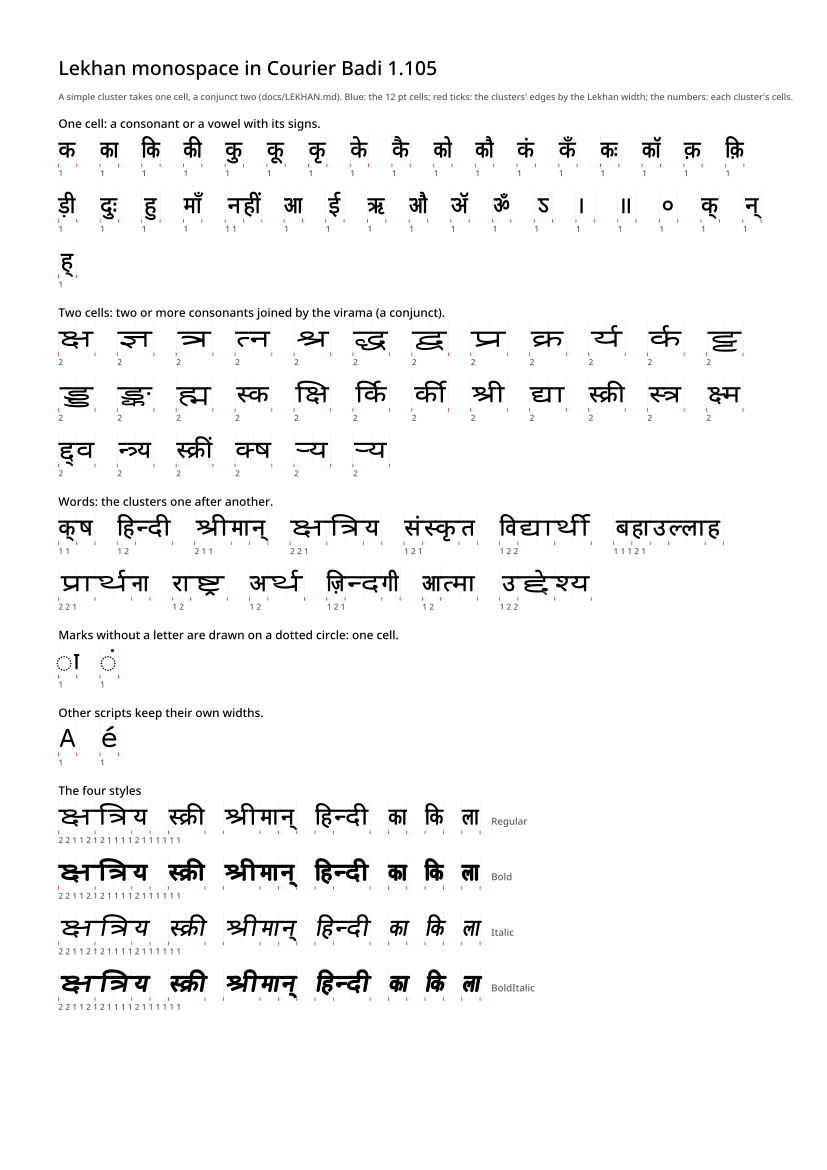

Generate this figure with Python:
#!/usr/bin/env python3
"""Lekhan monospace specimen: every cluster type of docs/lekhan-vectors.txt
on the cell grid, with its cells, in each style; a Hindi text set by cells.

Each line is shaped by HarfBuzz from the built font, as an editor or a
typesetter would, and drawn on a grid of 1228-unit cells (faint lines; the
Lekhan width function's cluster edges as ticks under the line), so a cluster
that does not fill its cells, or overruns them, shows by eye.

Usage: python3 documentation/lekhan-specimen.py [--fonts fonts/ttf] [--out out/lekhan-specimen.pdf]
       pdftoppm -r 600 -png out/lekhan-specimen.pdf out/lekhan-specimen
"""
import argparse
import importlib.util
import os

import cairo
import uharfbuzz as hb
from fontTools.pens.cairoPen import CairoPen
from fontTools.ttLib import TTFont

HERE = os.path.dirname(os.path.abspath(__file__))
_spec = importlib.util.spec_from_file_location("check_devanagari",
                                               os.path.join(HERE, "..", "scripts", "check-devanagari.py"))
cd = importlib.util.module_from_spec(_spec)
_spec.loader.exec_module(cd)

CELL, UPM = 1228, 2048
PT = 22                      # the specimen's size (cells 13 pt wide)
SCALE = PT / UPM             # font units to points
PAGE_W, PAGE_H = 595, 842    # A4
MARGIN = 42
LINE = 40


class Face:
    def __init__(self, path):
        self.tt = TTFont(path)
        self.gs = self.tt.getGlyphSet()
        self.order = self.tt.getGlyphOrder()
        self.font = hb.Font(hb.Face(open(path, "rb").read()))

    def shape(self, text):
        b = hb.Buffer()
        b.add_str(text)
        b.guess_segment_properties()
        hb.shape(self.font, b, {})
        return [(self.order[i.codepoint], p) for i, p in zip(b.glyph_infos, b.glyph_positions)]

    def draw(self, ctx, text, x, y):
        """draw text from x on baseline y (points); its advance, in units"""
        pen_x = 0
        for name, p in self.shape(text):
            ctx.save()
            ctx.translate(x + (pen_x + p.x_offset) * SCALE, y - p.y_offset * SCALE)
            ctx.scale(SCALE, -SCALE)
            self.gs[name].draw(CairoPen(self.gs, ctx))
            ctx.fill()
            ctx.restore()
            pen_x += p.x_advance
        return pen_x


class Doc:
    def __init__(self, path):
        self.surface = cairo.PDFSurface(path, PAGE_W, PAGE_H)
        self.ctx = cairo.Context(self.surface)
        self.y = MARGIN

    def need(self, h):
        if self.y + h > PAGE_H - MARGIN:
            self.ctx.show_page()
            self.y = MARGIN

    def label(self, text, x, y, size=7, grey=0.35):
        c = self.ctx
        c.save()
        c.set_source_rgb(grey, grey, grey)
        c.select_font_face("sans-serif")
        c.set_font_size(size)
        c.move_to(x, y)
        c.show_text(text)
        c.restore()

    def grid(self, x, y, cells, edges):
        """faint cells from x on baseline y; ticks at the clusters' edges"""
        c = self.ctx
        w = CELL * SCALE
        top, bottom = y - 1628 * SCALE, y + 399 * SCALE
        c.save()
        c.set_line_width(0.15)
        c.set_source_rgb(0.75, 0.82, 0.95)
        for k in range(cells + 1):
            c.move_to(x + k * w, top)
            c.line_to(x + k * w, bottom)
        c.stroke()
        c.set_source_rgb(0.85, 0.2, 0.2)
        c.set_line_width(0.6)
        for e in edges:
            c.move_to(x + e * w, bottom)
            c.line_to(x + e * w, bottom + 2.5)
        c.stroke()
        c.restore()


def clusters(text):
    rs = list(text)
    out, i = [], 0
    while i < len(rs):
        j = cd.cluster_end(rs, i)
        out.append("".join(rs[i:j]))
        i = j
    return out


def item(doc, face, text, x, y):
    """text on its cells from x on baseline y; its width in points, whether
    it is as wide as its cells"""
    cs = clusters(text)
    cells = [cd.cluster_cells(list(c)) for c in cs]
    edges, at = [0], 0
    for n in cells:
        at += n
        edges.append(at)
    doc.grid(x, y, at, edges)
    adv = face.draw(doc.ctx, text, x, y)
    ok = adv == at * CELL
    doc.label(("WRONG " if not ok else "") + " ".join(str(n) for n in cells), x, y + 399 * SCALE + 9,
              size=6, grey=0.35 if ok else 0)
    return at * CELL * SCALE, ok


def flow(doc, face, texts, x0=MARGIN, gap=16):
    """texts side by side, as many as fit a row"""
    bad, x = 0, x0
    doc.need(LINE)
    for t in texts:
        w = max(width_pt(t), 14)
        if x + w > PAGE_W - MARGIN and x > x0:
            doc.y += LINE
            doc.need(LINE)
            x = x0
        _, ok = item(doc, face, t, x, doc.y + 1628 * SCALE)
        bad += not ok
        x += w + gap
    doc.y += LINE
    return bad


def width_pt(text):
    return cd.width(text) * CELL * SCALE


def line(doc, face, text, x, note=""):
    doc.need(LINE)
    _, ok = item(doc, face, text, x, doc.y + 1628 * SCALE)
    if note:
        doc.label(note, x + width_pt(text) + 8, doc.y + 1628 * SCALE, size=7)
    doc.y += LINE
    return ok


def main():
    ap = argparse.ArgumentParser()
    ap.add_argument("--fonts", default="fonts/ttf")
    ap.add_argument("--out", default="out/lekhan-specimen.pdf")
    ap.add_argument("--sample", default=None, help="a text (Fountain) whose Devanagari lines are set too")
    args = ap.parse_args()
    os.makedirs(os.path.dirname(args.out) or ".", exist_ok=True)
    styles = {s: Face(os.path.join(args.fonts, f"CourierBadi-{s}.ttf"))
              for s in ("Regular", "Bold", "Italic", "BoldItalic")}
    reg = styles["Regular"]
    doc = Doc(args.out)
    doc.label("Lekhan monospace in Courier Badi " + reg.tt["head"].fontRevision.__format__(".3f"),
              MARGIN, doc.y + 12, size=14, grey=0)
    doc.y += 22
    doc.label("A simple cluster takes one cell, a conjunct two (docs/LEKHAN.md). Blue: the 12 pt cells; "
              "red ticks: the clusters' edges by the Lekhan width; the numbers: each cluster's cells.",
              MARGIN, doc.y + 8, size=6.5)
    doc.y += 16
    bad = 0
    for kind, items in cd.vector_sections():
        doc.need(LINE * 2)
        doc.label(kind, MARGIN, doc.y + 12, size=8.5, grey=0)
        doc.y += 16
        cmap = reg.tt.getBestCmap()
        bad += flow(doc, reg, [t for t, _ in items if all(ord(ch) in cmap for ch in t)])
    doc.need(LINE * 6)
    doc.label("The four styles", MARGIN, doc.y + 12, size=8.5, grey=0)
    doc.y += 16
    for s, f in styles.items():
        bad += not line(doc, f, "क्षत्रिय स्क्री श्रीमान् हिन्दी का कि ला", MARGIN, s)
    if args.sample:
        doc.need(LINE * 3)
        doc.label(os.path.basename(args.sample), MARGIN, doc.y + 12, size=8.5, grey=0)
        doc.y += 16
        for raw in open(args.sample, encoding="utf-8"):
            text = raw.rstrip("\n")
            if not any(cd.is_devanagari(ch) for ch in text):
                continue
            # wrapped at 36 cells
            words, cur = text.split(" "), ""
            for w in words:
                trial = (cur + " " + w) if cur else w
                if cd.width(trial) > 36 and cur:
                    bad += not line(doc, reg, cur, MARGIN)
                    cur = w
                else:
                    cur = trial
            if cur:
                bad += not line(doc, reg, cur, MARGIN)
    doc.surface.finish()
    print(f"{args.out}: {bad} lines of the wrong width")


if __name__ == "__main__":
    main()
